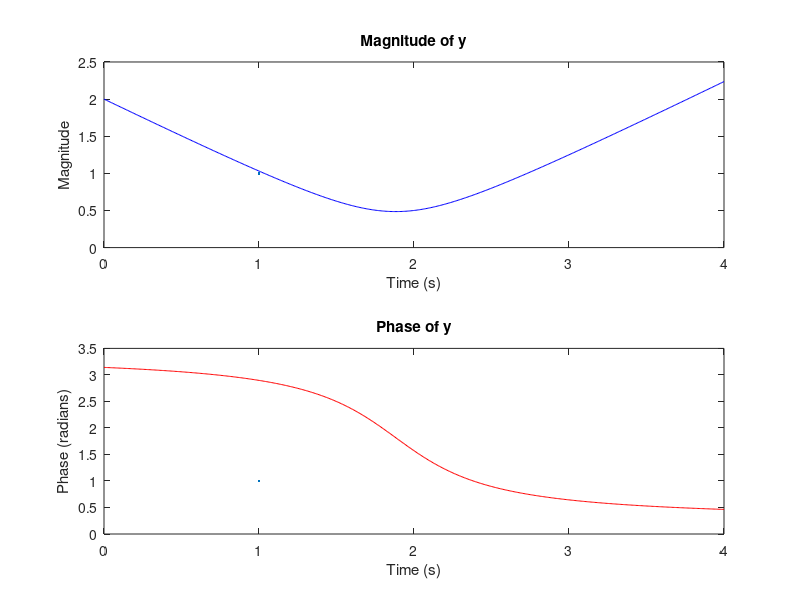

MATLAB code for this plot:
N = 500;
t = 0:(4/(N-1)):4;
y = (1 + 0.25 * i) * t - 2.0;

magnitude = abs(y);
phase     = angle(y);

figure;
subplot(2,1,1);
plot(t, magnitude,'b',LineWidth=1);
title('Magnitude of y');
xlabel('Time (s)');
ylabel('Magnitude');

subplot(2,1,2);
plot(t,phase,'r',LineWidth=1);
title('Phase of y');
xlabel('Time (s)');
ylabel('Phase (radians)');
